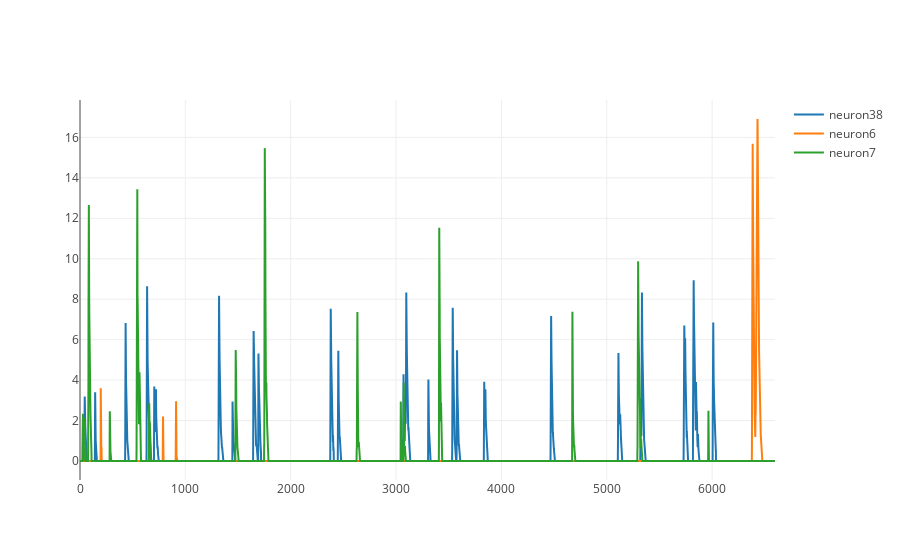

Source (notebook cell):
### Code cell
au.neuron_line_plot(cell_transients_dataframe, "neuron38", "neuron6", "neuron7")

### Figure 1 — Plotly figure (JSON) as saved in the notebook; plotly's stock layout.template omitted (floating-point values rounded to 4 significant figures; data arrays with more than 128 entries replaced by an {"elided": "..."} marker saying what was removed)
{"data": [{"name": "neuron38", "type": "scatter", "uid": "9ca9d4", "x": {"elided": "6598 int values"}, "y": {"elided": "6598 float values"}}, {"name": "neuron6", "type": "scatter", "uid": "ba03d9", "x": {"elided": "6598 int values"}, "y": {"elided": "6598 float values"}}, {"name": "neuron7", "type": "scatter", "uid": "b74422", "x": {"elided": "6598 int values"}, "y": {"elided": "6598 float values"}}], "layout": {"autosize": true, "xaxis": {"autorange": true, "range": [0, 6597], "type": "linear"}, "yaxis": {"autorange": true, "range": [-0.9394, 17.85], "type": "linear"}}}
